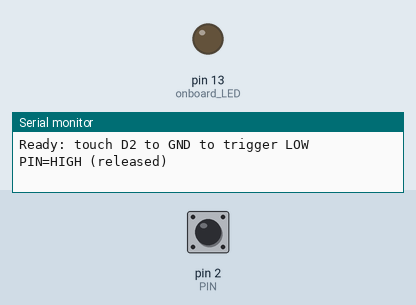
A sketch run on a simulated Arduino Uno, built with avr-gcc and run on an emulated ATmega328P. Shown: output pins drawn as LEDs (lit = HIGH), the last lines printed to the serial monitor. Inputs (shaded band) come from the test bench; at power-on: pin 2 (PIN) HIGH.

Above: at 1.2 s.
1.3 s: pin 2 (PIN) pulled LOW for 0.15 s
At 1.37 s:
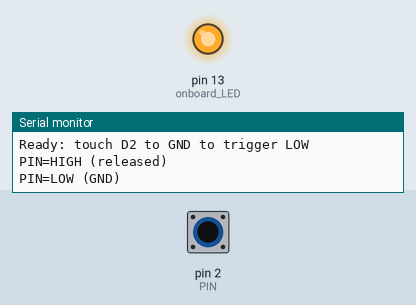
2.9 s: pin 2 (PIN) pulled LOW for 3.2 s
At 7.4 s:
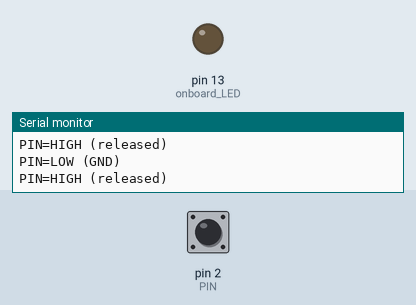
Timing chart, 0 to 8.9 s (numbered marks = the images above; inputs shaded):
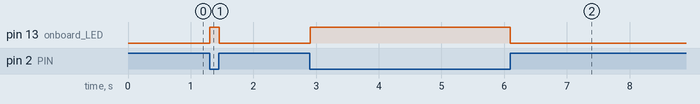

Measured:
- after the input at 1.3 s, pin 13 (onboard_LED): LOW → HIGH at once, → LOW 0.15 s later
- after the input at 2.9 s, pin 13 (onboard_LED): LOW → HIGH at once, → LOW 3.2 s later

The sketch:

sketch_sep18a.ino
```cpp
const byte PIN = 2;

void setup() {
  pinMode(PIN, INPUT_PULLUP);      // default HIGH via internal pull-up
  pinMode(LED_BUILTIN, OUTPUT);    // onboard LED
  Serial.begin(115200);
  Serial.println("Ready: touch D2 to GND to trigger LOW");
}

void loop() {
  int v = digitalRead(PIN);        // HIGH when floating, LOW when grounded
  digitalWrite(LED_BUILTIN, v ? LOW : HIGH);  // LED on when pin is LOW
  static int last = -1;
  if (v != last) {
    Serial.println(v ? "PIN=HIGH (released)" : "PIN=LOW (GND)");
    last = v;
  }
  delay(10);
}
```
